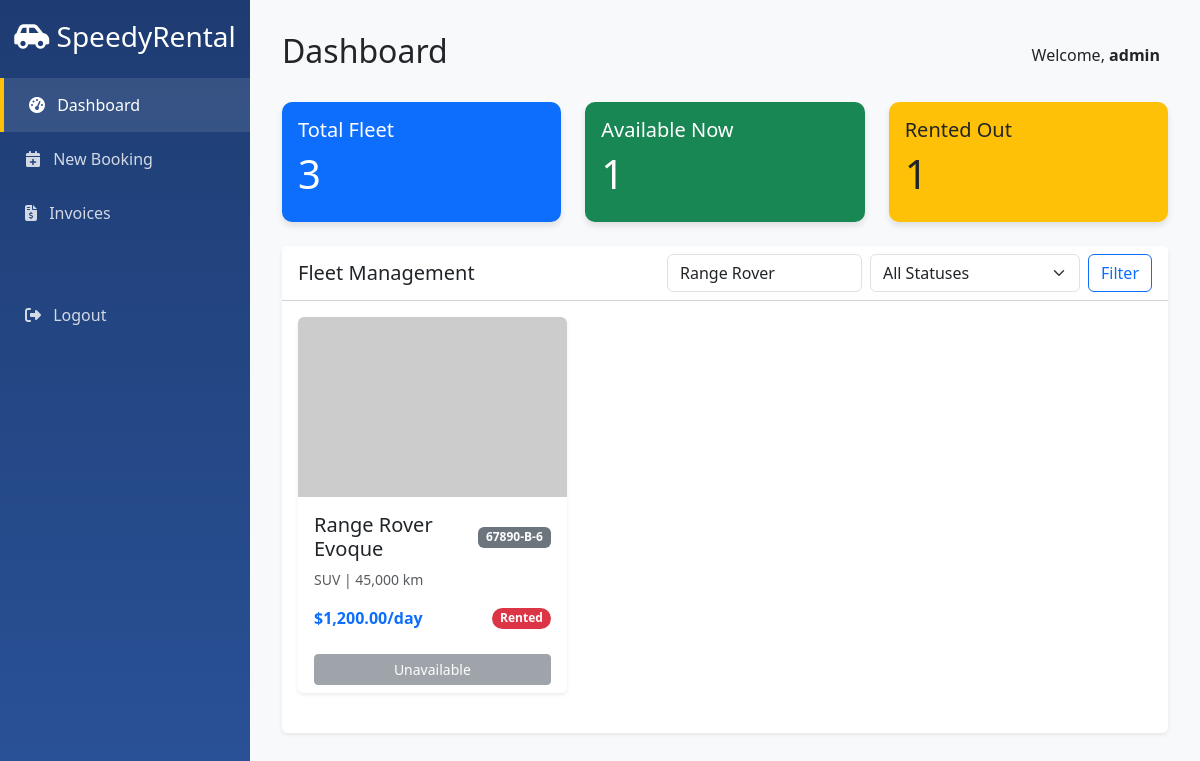
The app's page /index.php?brand=Range Rover (signed in) with its own data.
### tables this page shows
CREATE TABLE IF NOT EXISTS vehicles (
    id INT AUTO_INCREMENT PRIMARY KEY,
    registration_number VARCHAR(20) NOT NULL UNIQUE,
    brand VARCHAR(50) NOT NULL,
    model VARCHAR(50) NOT NULL,
    category ENUM('Sedan', 'SUV', 'Luxury', 'Compact', 'Van') NOT NULL,
    daily_rate DECIMAL(10, 2) NOT NULL,
    status ENUM('Available', 'Rented', 'Maintenance') DEFAULT 'Available',
    mileage INT DEFAULT 0,
    last_maintenance_date DATE,
    image_url VARCHAR(255),
    created_at TIMESTAMP DEFAULT CURRENT_TIMESTAMP
);

### index.php (the view, shortened to what this page needs)
<?php
require 'config/db.php';
$totalVehicles = $pdo->query("SELECT COUNT(*) FROM vehicles")->fetchColumn();
$availableVehicles = $pdo->query("SELECT COUNT(*) FROM vehicles WHERE status = 'Available'")->fetchColumn();
$rentedVehicles = $pdo->query("SELECT COUNT(*) FROM vehicles WHERE status = 'Rented'")->fetchColumn();
$searchBrand = $_GET['brand'] ?? '';
$query = "SELECT * FROM vehicles WHERE 1=1";
$params = [];
if ($searchBrand) {
    $query .= " AND brand LIKE ?";
    $params[] = "%$searchBrand%";
}
$stmt = $pdo->prepare($query);
$stmt->execute($params);
$vehicles = $stmt->fetchAll();
?>
<!DOCTYPE html>
<html lang="en">
<head>
    <link href="https://cdn.jsdelivr.net/npm/bootstrap@5.3.0/dist/css/bootstrap.min.css" rel="stylesheet">
    <link rel="stylesheet" href="https://cdnjs.cloudflare.com/ajax/libs/font-awesome/6.4.0/css/all.min.css">
</head>
<body>
<div class="sidebar">
    <h3 class="text-center mb-4"><i class="fas fa-car-side"></i> SpeedyRental</h3>
    <a href="index.php" class="active"><i class="fas fa-tachometer-alt me-2"></i> Dashboard</a>
    <a href="booking.php"><i class="fas fa-calendar-plus me-2"></i> New Booking</a>
    <a href="invoice_gen.php"><i class="fas fa-file-invoice-dollar me-2"></i> Invoices</a>
    <a href="logout.php" class="mt-5"><i class="fas fa-sign-out-alt me-2"></i> Logout</a>
</div>
<div class="main-content">
    <div class="d-flex justify-content-between align-items-center mb-4">
        <h2>Dashboard</h2>
        <div class="user-info">
            <span class="me-2">Welcome, <strong><?= htmlspecialchars($_SESSION['username']) ?></strong></span>
        </div>
    </div>
    <div class="row mb-4">
        <div class="col-md-4">
            <div class="card kpi-card bg-primary text-white">
                <div class="card-body">
                    <h5>Total Fleet</h5>
                    <h1><?= $totalVehicles ?></h1>
                </div>
            </div>
        </div>
        <div class="col-md-4">
            <div class="card kpi-card bg-success text-white">
                <div class="card-body">
                    <h5>Available Now</h5>
                    <h1><?= $availableVehicles ?></h1>
                </div>
            </div>
        </div>
        <div class="col-md-4">
            <div class="card kpi-card bg-warning text-dark">
                <div class="card-body">
                    <h5>Rented Out</h5>
                    <h1><?= $rentedVehicles ?></h1>
                </div>
            </div>
        </div>
    </div>
    <div class="card shadow-sm border-0">
        <div class="card-header bg-white d-flex justify-content-between align-items-center">
            <h5 class="mb-0">Fleet Management</h5>
            <form class="d-flex" method="GET">
                <input class="form-control me-2" type="search" name="brand" placeholder="Search Brand" value="<?= htmlspecialchars($searchBrand) ?>">
                <select class="form-select me-2" name="status">
                    <option value="">All Statuses</option>
                </select>
                <button class="btn btn-outline-primary" type="submit">Filter</button>
            </form>
        </div>
        <div class="card-body">
            <div class="row">
                <?php foreach ($vehicles as $v): ?>
                <div class="col-md-4 mb-4">
                    <div class="card vehicle-card h-100 shadow-sm border-0">
                        <img src="<?= htmlspecialchars($v['image_url'] ?: 'https://placehold.co/600x400/png?text=Car') ?>" class="card-img-top vehicle-img" alt="Car Image">
                        <div class="card-body">
                            <div class="d-flex justify-content-between align-items-center mb-2">
                                <h5 class="card-title mb-0"><?= htmlspecialchars($v['brand'] . ' ' . $v['model']) ?></h5>
                                <span class="badge bg-secondary"><?= htmlspecialchars($v['matricule'] ?? $v['registration_number']) ?></span>
                            </div>
                            <p class="card-text text-muted small"><?= htmlspecialchars($v['category']) ?> | <?= number_format($v['mileage']) ?> km</p>
                            <div class="d-flex justify-content-between align-items-center">
                                <span class="fw-bold text-primary">$<?= number_format($v['daily_rate'], 2) ?>/day</span>
                                <span class="badge rounded-pill
                                    <?= $v['status'] == 'Available' ? 'bg-success' : ($v['status'] == 'Rented' ? 'bg-danger' : 'bg-warning text-dark') ?>">
                                    <?= htmlspecialchars($v['status']) ?>
                                </span>
                            </div>
                        </div>
                        <div class="card-footer bg-white border-top-0">
                            <?php if($v['status'] == 'Available'): ?>
                                <a href="booking.php?vehicle_id=<?= $v['id'] ?>" class="btn btn-sm btn-primary w-100">Book Now</a>
                            <?php else: ?>
                                <button class="btn btn-sm btn-secondary w-100" disabled>Unavailable</button>
                            <?php endif; ?>
                        </div>
                    </div>
                </div>
                <?php endforeach; ?>
            </div>
        </div>
    </div>
</div>
</body>
</html>

### index.php (style rules this page uses)
:root { --primary-color: #1e3c72; --secondary-color: #2a5298; --accent-color: #ffc107; }
body { background-color: #f8f9fa; font-family: 'Segoe UI', sans-serif; }
.sidebar { height: 100vh; background: linear-gradient(180deg, var(--primary-color) 0%, var(--secondary-color) 100%); color: white; padding-top: 20px; position: fixed; width: 250px; }
.sidebar a { color: rgba(255,255,255,0.8); text-decoration: none; display: block; padding: 15px 25px; transition: 0.3s; }
.sidebar a:hover, .sidebar a.active { background: rgba(255,255,255,0.1); color: white; border-left: 4px solid var(--accent-color); }
.main-content { margin-left: 250px; padding: 2rem; }
.kpi-card { border: none; border-radius: 10px; box-shadow: 0 4px 6px rgba(0,0,0,0.1); transition: transform 0.2s; }
.vehicle-card { position: relative; overflow: hidden; }
.vehicle-img { height: 180px; object-fit: cover; }

### records on screen
vehicles: brand+model "Range Rover Evoque", registration_number "67890-B-6", category "SUV", mileage "45,000", daily_rate "1,200.00", status "Rented", shows "Unavailable"

### other values on screen
$_SESSION['username'] "admin"
$totalVehicles "3"
$availableVehicles "1"
$rentedVehicles "1"
